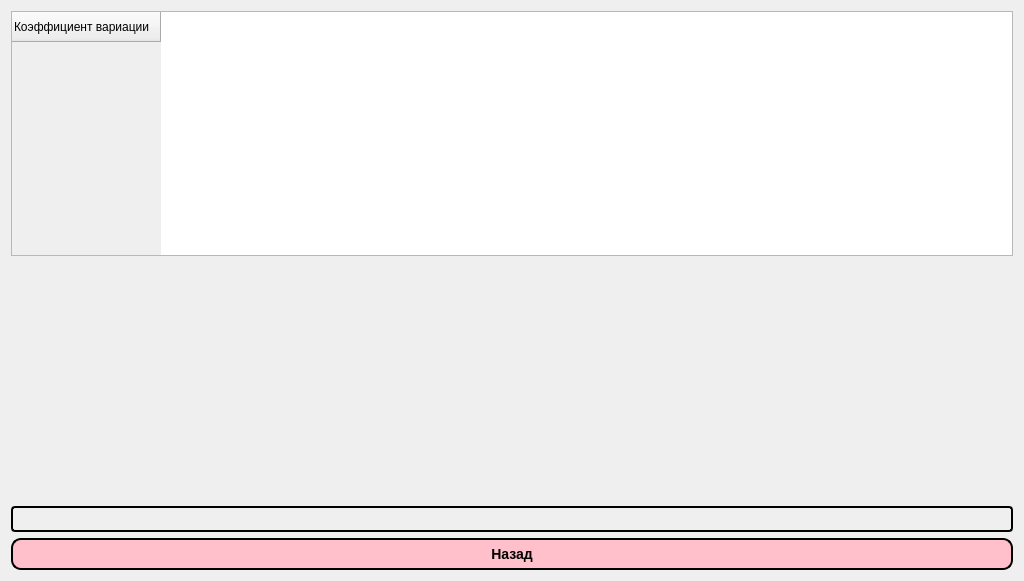
<?xml version="1.0" encoding="UTF-8"?>
<ui version="4.0">
 <class>vairiety</class>
 <widget class="QWidget" name="vairiety">
  <property name="geometry">
   <rect>
    <x>0</x>
    <y>0</y>
    <width>1024</width>
    <height>581</height>
   </rect>
  </property>
  <property name="windowTitle">
   <string>Form</string>
  </property>
  <layout class="QGridLayout" name="gridLayout_3">
   <item row="0" column="0">
    <layout class="QVBoxLayout" name="verticalLayout">
     <item>
      <widget class="QTableWidget" name="tableWidget">
       <row>
        <property name="text">
         <string>Коэффициент вариации</string>
        </property>
       </row>
      </widget>
     </item>
     <item>
      <spacer name="verticalSpacer">
       <property name="orientation">
        <enum>Qt::Vertical</enum>
       </property>
       <property name="sizeHint" stdset="0">
        <size>
         <width>20</width>
         <height>40</height>
        </size>
       </property>
      </spacer>
     </item>
     <item>
      <widget class="QFrame" name="frame">
       <property name="styleSheet">
        <string notr="true"> QFrame, QLabel, QToolTip {
     border: 2px solid black;
     border-radius: 4px;
     padding: 2px;
     background-image: url(images/welcome.png);
 }</string>
       </property>
       <property name="frameShape">
        <enum>QFrame::StyledPanel</enum>
       </property>
       <property name="frameShadow">
        <enum>QFrame::Raised</enum>
       </property>
       <layout class="QGridLayout" name="gridLayout_2">
        <item row="0" column="0">
         <layout class="QGridLayout" name="gridLayout"/>
        </item>
       </layout>
      </widget>
     </item>
     <item>
      <widget class="QPushButton" name="pushButton">
       <property name="styleSheet">
        <string notr="true">QPushButton{
     background-color: pink;
     border-style: outset;
     border-width: 2px;
     border-radius: 10px;
     border-color: black;
     font: bold 14px;
     min-width: 10em;
     padding: 6px;
 }
 QPushButton:pressed {
     background-color: rgb(0, 255, 238);
     border-style: inset;
 }</string>
       </property>
       <property name="text">
        <string>Назад</string>
       </property>
      </widget>
     </item>
    </layout>
   </item>
  </layout>
 </widget>
 <resources/>
 <connections/>
</ui>
